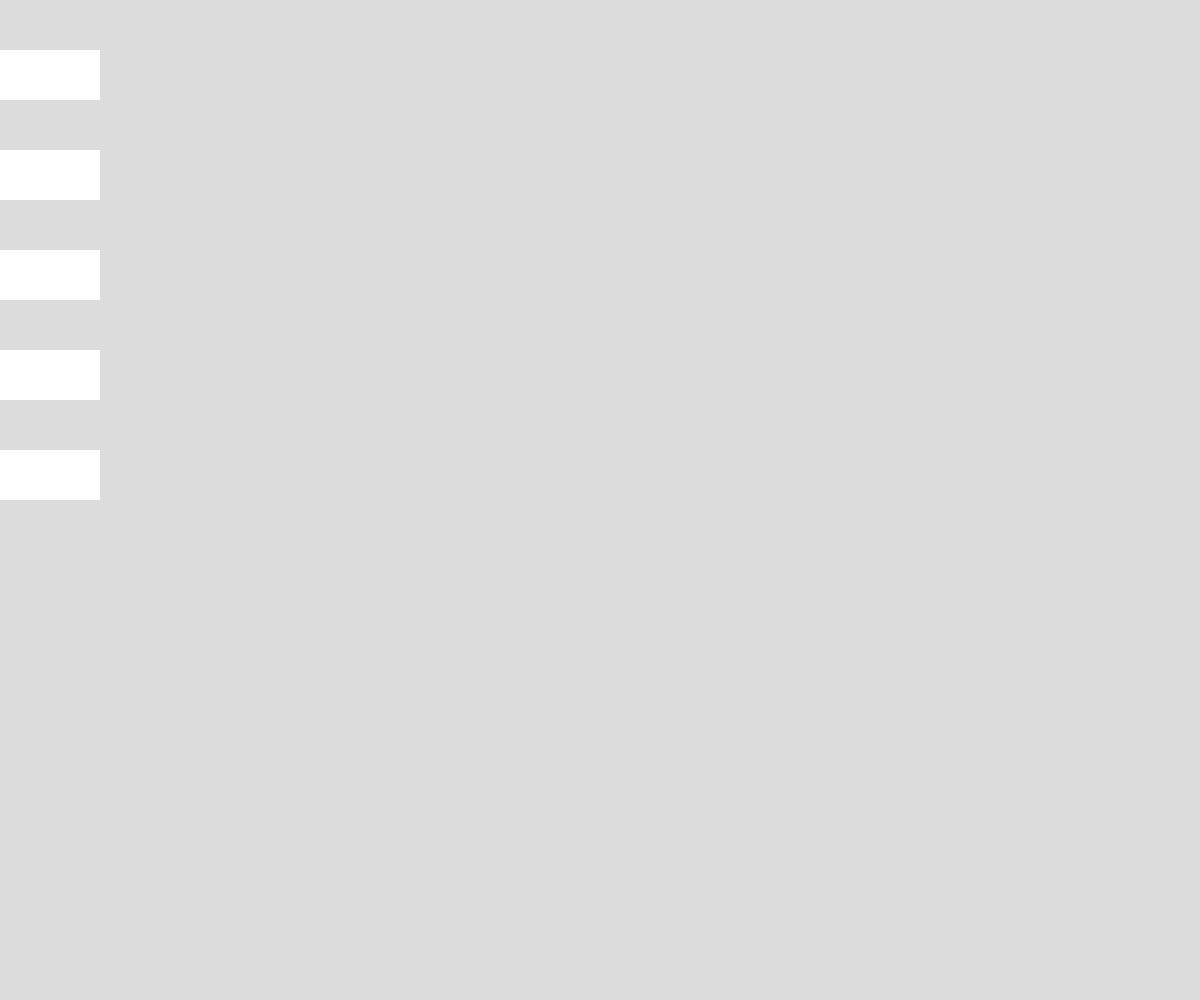
Frame 1 (no input)
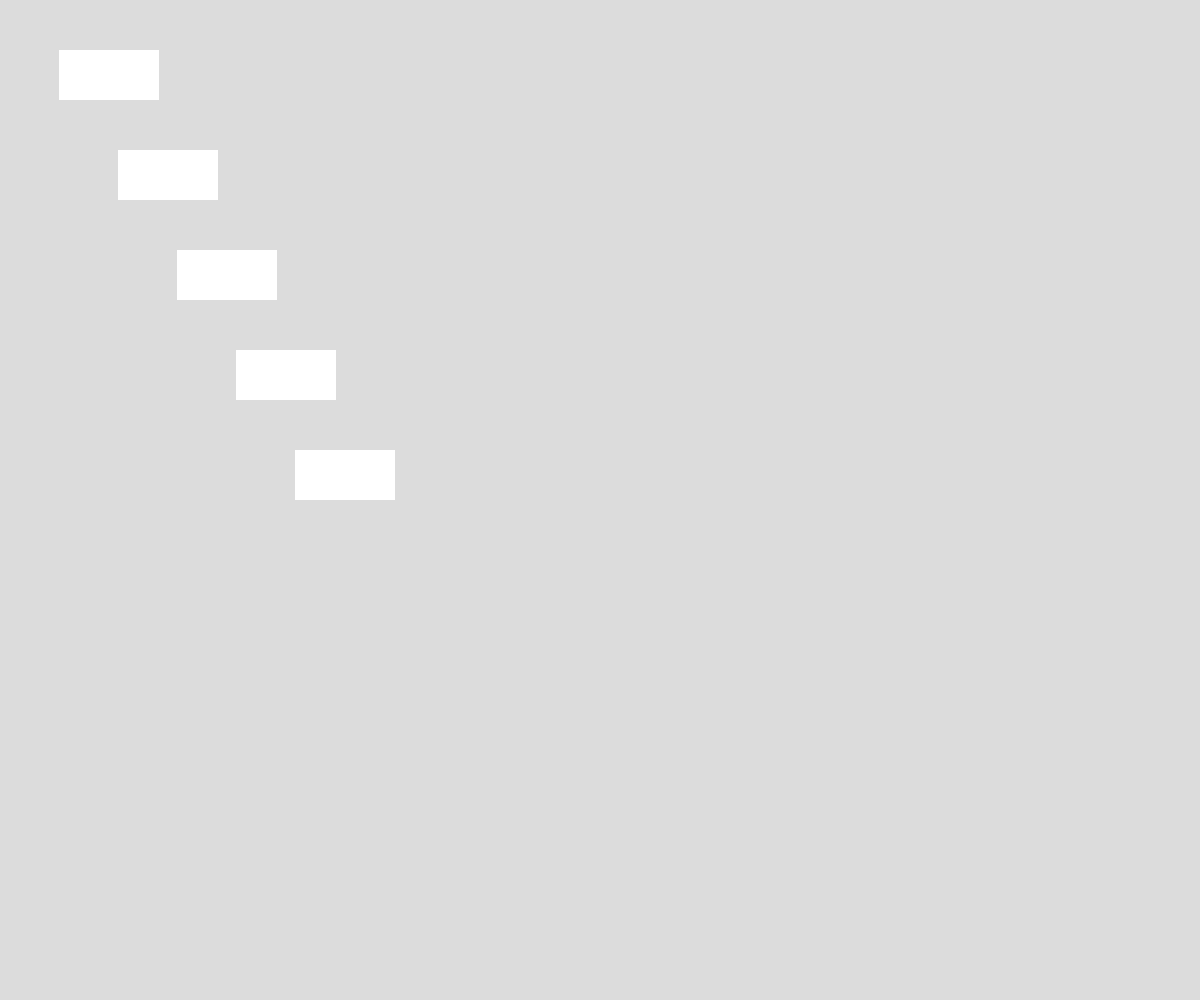
Frame 60 (no input)
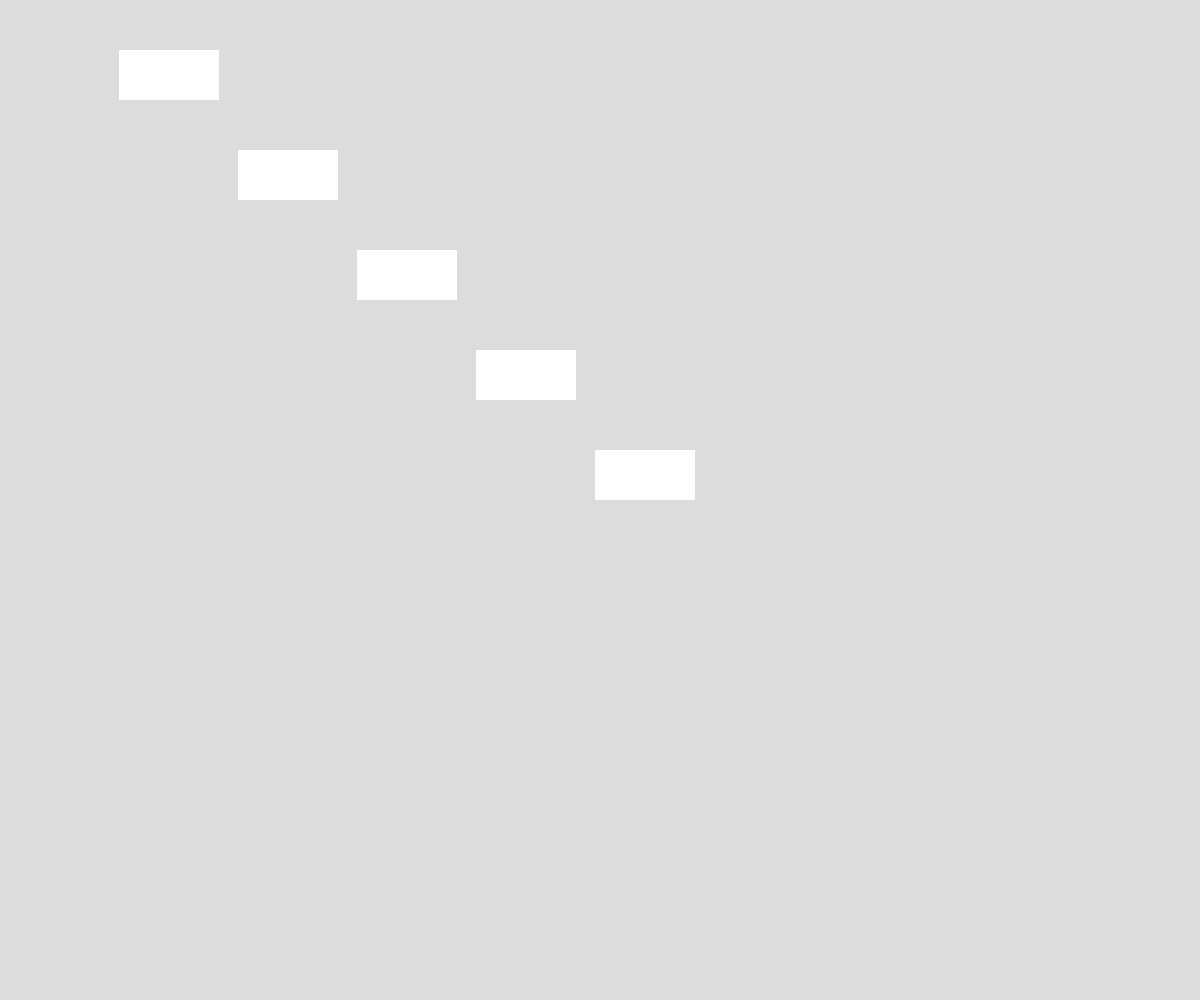
Frame 120 (the mouse pressed at the canvas centre since frame 60)

The p5.js sketch that drew these frames (run headless with seeded random() and noise() and a simulated clock; from frame 60 on, the mouse is pressed at the canvas centre):

// p5.js sketch
// ── sketch.js
function setup() {
  // put setup code here
  createCanvas(windowWidth, windowHeight);
}

let rectX1 = 0;
let rectX2 = 0;
let rectX3 = 0;
let rectX4 = 0;
let rectX5 = 0;

let rectWidth = 100;

function draw() {
  // put drawing code here
  background(220);

  strokeWeight(0);

  rect(rectX1, 50, rectWidth, 50);
  rect(rectX2, 150, rectWidth, 50);
  rect(rectX3, 250, rectWidth, 50);
  rect(rectX4, 350, rectWidth, 50);
  rect(rectX5, 450, rectWidth, 50);

  rectX1 += 1;
  rectX2 += 2;
  rectX3 += 3;
  rectX4 += 4;
  rectX5 += 5;

  if(rectX1 >= windowWidth){
    rectX1 = 0 - rectWidth;
  }
  if(rectX2 >= windowWidth){
    rectX2 = 0 - rectWidth;
  }
  if(rectX3 >= windowWidth){
    rectX3 = 0 - rectWidth;
  }
  if(rectX4 >= windowWidth){
    rectX4 = 0 - rectWidth;
  }
  if(rectX5 >= windowWidth){
    rectX5 = 0 - rectWidth;
  }


}
